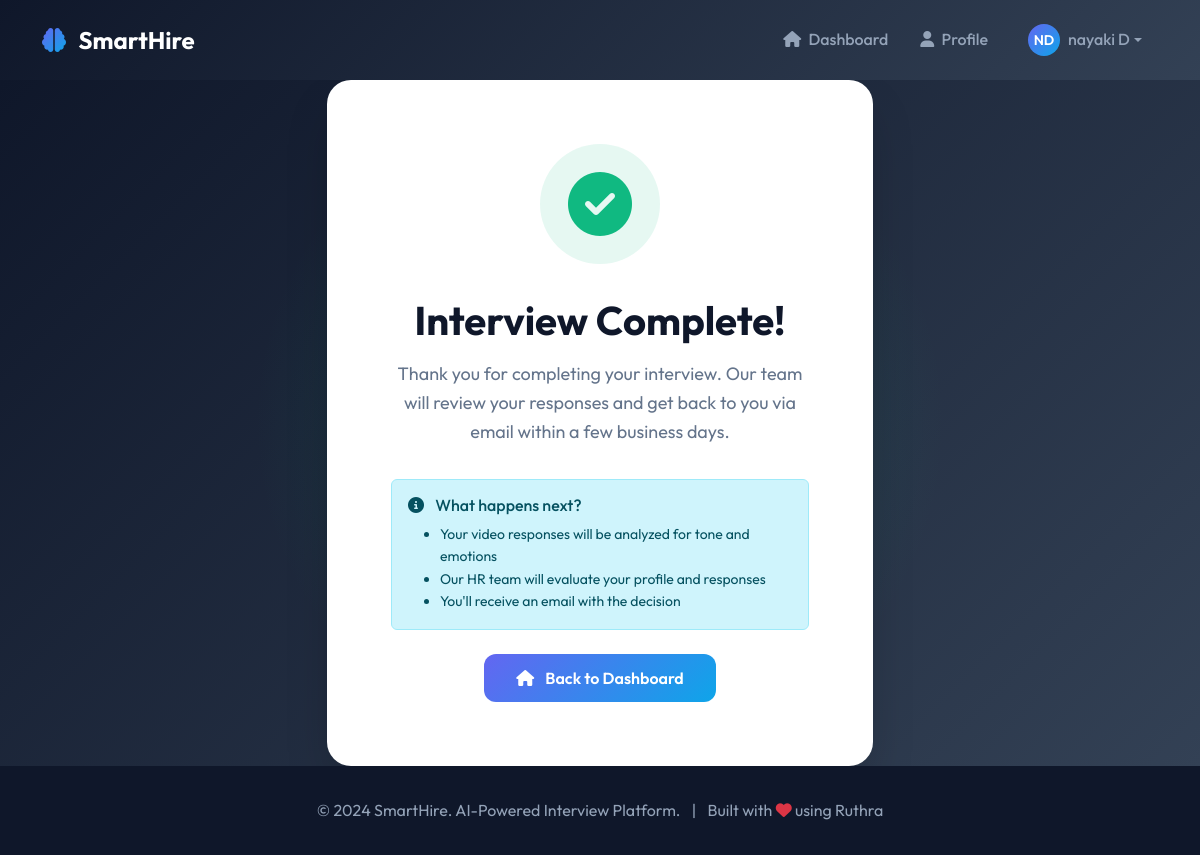
The page /candidate/interview/complete/ (signed in) on the database its author committed.
### interviews/models.py (models this page shows, shortened)
class User(AbstractUser):
    class Role(models.TextChoices):
        CANDIDATE = 'candidate', 'Candidate'
        HR = 'hr', 'HR/Interviewer'
        ADMIN = 'admin', 'Administrator'
    role = models.CharField(
        max_length=20,
        choices=Role.choices,
        default=Role.CANDIDATE
    )
    phone = models.CharField(max_length=15, blank=True, null=True)
    created_at = models.DateTimeField(auto_now_add=True)
    updated_at = models.DateTimeField(auto_now=True)
    class Meta:
        verbose_name = 'User'
        verbose_name_plural = 'Users'
    @property
    def is_candidate(self):
        return self.role == self.Role.CANDIDATE

### interviews/views.py (the view)
class InterviewCompleteView(LoginRequiredMixin, CandidateMixin, TemplateView):
    template_name = 'candidate/interview_complete.html'

### interviews/views.py (called while the page is built)
    def test_func(self):
        return self.request.user.is_authenticated and self.request.user.is_candidate

### templates/candidate/interview_complete.html (shortened to what this page needs)
{% extends 'base.html' %}
{% block content %}
<section class="success-section">
    <div class="container">
        <div class="row justify-content-center">
            <div class="col-md-8 col-lg-6">
                <div class="success-card fade-in">
                    <div class="success-icon">
                        <i class="fas fa-check-circle"></i>
                    </div>
                    <h1 class="success-title">Interview Complete!</h1>
                    <p class="success-message">
                        Thank you for completing your interview. Our team will review your responses
                        and get back to you via email within a few business days.
                    </p>
                    <div class="alert alert-info text-start mb-4">
                        <h6><i class="fas fa-info-circle me-2"></i> What happens next?</h6>
                        <ul class="mb-0 small">
                            <li>Your video responses will be analyzed for tone and emotions</li>
                            <li>Our HR team will evaluate your profile and responses</li>
                            <li>You'll receive an email with the decision</li>
                        </ul>
                    </div>
                    <a href="{% url 'candidate_dashboard' %}" class="btn btn-primary-custom">
                        <i class="fas fa-home me-2"></i> Back to Dashboard
                    </a>
                </div>
            </div>
        </div>
    </div>
</section>
{% endblock %}

### templates/base.html (shortened to what this page needs)
<!DOCTYPE html>
<html lang="en">
<head>
    <link href="https://cdn.jsdelivr.net/npm/bootstrap@5.3.2/dist/css/bootstrap.min.css" rel="stylesheet">
    <link rel="stylesheet" href="https://cdnjs.cloudflare.com/ajax/libs/font-awesome/6.5.1/css/all.min.css">
</head>
<body>
    <nav class="navbar navbar-expand-lg navbar-custom">
        <div class="container">
            <a class="navbar-brand" href="{% url 'home' %}">
                <i class="fas fa-brain"></i> SmartHire
            </a>
            <div class="collapse navbar-collapse" id="navbarNav">
                <ul class="navbar-nav ms-auto align-items-center">
                    {% if user.is_authenticated %}
                        {% if user.is_candidate %}
                            <li class="nav-item">
                                <a class="nav-link" href="{% url 'candidate_dashboard' %}">
                                    <i class="fas fa-home me-1"></i> Dashboard
                                </a>
                            </li>
                            <li class="nav-item">
                                <a class="nav-link" href="{% url 'candidate_profile' %}">
                                    <i class="fas fa-user me-1"></i> Profile
                                </a>
                            </li>
                        {% endif %}
                        <li class="nav-item dropdown ms-2">
                            <a class="nav-link dropdown-toggle d-flex align-items-center" href="#" data-bs-toggle="dropdown">
                                <div class="avatar me-2" style="width: 32px; height: 32px; font-size: 0.875rem;">
                                    {{ user.first_name|slice:":1"|upper }}{{ user.last_name|slice:":1"|upper }}
                                </div>
                                {{ user.get_full_name|default:user.username }}
                            </a>
                        </li>
                    {% endif %}
                </ul>
            </div>
        </div>
    </nav>
    {% block content %}{% endblock %}
    <footer class="footer">
        <div class="container text-center">
            <p class="mb-0">
                © 2024 SmartHire. AI-Powered Interview Platform.
                <span class="mx-2">|</span>
                Built with <i class="fas fa-heart text-danger"></i> using Ruthra
            </p>
        </div>
    </footer>
</body>
</html>

### templates/base.html (style rules this page uses)
:root { --primary: #6366f1; --primary-dark: #4f46e5; --primary-light: #818cf8; --secondary: #0ea5e9; --accent: #f472b6; --success: #10b981; --warning: #f59e0b; --danger: #ef4444; --dark: #0f172a; --gray-900: #1e293b; --gray-800: #334155; --gray-700: #475569; --gray-600: #64748b; --gray-400: #94a3b8; --gray-200: #e2e8f0; --gray-100: #f1f5f9; --white: #ffffff; --gradient-primary: linear-gradient(135deg, var(--primary) 0%, var(--secondary) 100%); --gradient-accent: linear-gradient(135deg, var(--accent) 0%, var(--primary) 100%); --gradient-dark: linear-gradient(135deg, var(--dark) 0%, var(--gray-800) 100%); --shadow-sm: 0 1px 2px 0 rgb(0 0 0 / 0.05); --shadow: 0 4px 6px -1px rgb(0 0 0 / 0.1); --shadow-lg: 0 10px 15px -3px rgb(0 0 0 / 0.1); --shadow-xl: 0 25px 50px -12px rgb(0 0 0 / 0.25); --radius-sm: 0.375rem; --radius: 0.5rem; --radius-lg: 0.75rem; --radius-xl: 1rem; --radius-2xl: 1.5rem; }
* { margin: 0; padding: 0; box-sizing: border-box; }
body { font-family: 'Outfit', sans-serif; background: var(--gray-100); color: var(--gray-900); line-height: 1.6; min-height: 100vh; }
.navbar-custom { background: var(--gradient-dark); padding: 1rem 0; box-shadow: var(--shadow-lg); }
.navbar-brand { font-weight: 700; font-size: 1.5rem; color: var(--white) !important; }
.navbar-brand i { background: var(--gradient-primary); -webkit-background-clip: text; -webkit-text-fill-color: transparent; margin-right: 0.5rem; }
.nav-link { color: var(--gray-400) !important; font-weight: 500; transition: all 0.3s ease; padding: 0.5rem 1rem !important; border-radius: var(--radius); }
.btn-primary-custom { background: var(--gradient-primary); border: none; color: var(--white); padding: 0.75rem 2rem; border-radius: var(--radius-lg); font-weight: 600; transition: all 0.3s ease; }
.fade-in { animation: fadeIn 0.5s ease forwards; }
.avatar { width: 48px; height: 48px; border-radius: 50%; background: var(--gradient-primary); display: flex; align-items: center; justify-content: center; color: var(--white); font-weight: 600; font-size: 1.25rem; }
.footer { background: var(--dark); color: var(--gray-400); padding: 2rem 0; margin-top: auto; }

### templates/candidate/interview_complete.html (style rules this page uses)
.success-section { min-height: calc(100vh - 200px); display: flex; align-items: center; background: var(--gradient-dark); position: relative; overflow: hidden; }
.success-section::before { content: ''; position: absolute; top: 0; left: 0; right: 0; bottom: 0; background: radial-gradient(circle at 50% 50%, rgba(16, 185, 129, 0.2) 0%, transparent 50%); }
.success-card { background: var(--white); border-radius: var(--radius-2xl); padding: 4rem; text-align: center; position: relative; z-index: 1; box-shadow: var(--shadow-xl); }
.success-icon { width: 120px; height: 120px; background: rgba(16, 185, 129, 0.1); border-radius: 50%; display: flex; align-items: center; justify-content: center; margin: 0 auto 2rem; animation: scaleIn 0.5s ease forwards; }
.success-icon i { font-size: 4rem; color: var(--success); }
.success-title { font-size: 2.5rem; font-weight: 700; color: var(--dark); margin-bottom: 1rem; }
.success-message { font-size: 1.125rem; color: var(--gray-600); max-width: 500px; margin: 0 auto 2rem; }

### rows shown on the page
User: first_name "N", last_name "D", get_full_name "nayaki D"
